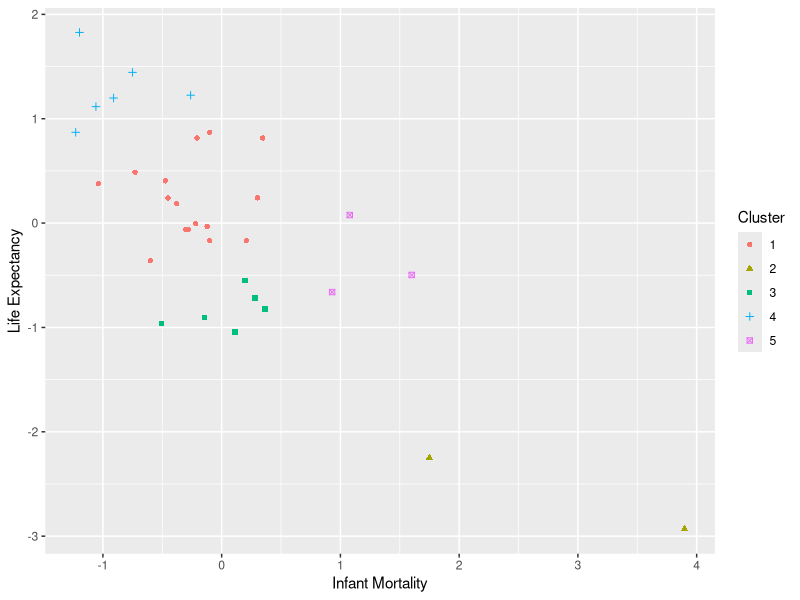

Write R code to recreate this figure.
## ---- chunk 1
knitr::opts_chunk$set(echo = TRUE, message = FALSE, fig.align = "center", fig.width = 12, fig.height = 3)
## ---- chunk 2
library(tidyverse)
## ---- chunk 3
library(dslabs)
data(gapminder)
glimpse(gapminder)
## ---- chunk 4
gapminder_2015 <- gapminder %>% filter(year == 2015)
## ---- chunk 5
gap_fle <- gapminder_2015 %>%
  filter(continent == "Americas") %>%
  filter(fertility != 'NA') %>%
  select(fertility, life_expectancy)



## ---- chunk 6

## ---- chunk 7

## ---- chunk 8

## ---- chunk 9
gap_fle <- gapminder_2015 %>%
  filter(continent == "Americas") %>%
  select(fertility, life_expectancy, country)


## ---- chunk 10

## ---- chunk 11

## ---- chunk 12


## ---- chunk 13

## ---- chunk 14

## ---- chunk 15
data_scale = gapminder_2015 %>%
  filter(continent == "Americas") %>%
  filter(infant_mortality != 'NA') %>%
  select(infant_mortality, life_expectancy) %>%
  scale() %>% as.data.frame()
## ---- chunk 16
k <- 5

set.seed(4)
kmeans_clusters <- kmeans(data_scale, centers=k, nstart=10)


kmeans_clusters$cluster <- as.factor(kmeans_clusters$cluster)

ggplot(data_scale, aes(x=infant_mortality, y=life_expectancy)) + geom_point() + 
  aes(color=kmeans_clusters$cluster, pch=kmeans_clusters$cluster) +
  labs(y = "Life Expectancy", x = "Infant Mortality",
       color = "Cluster", shape = "Cluster")
## ---- chunk 17
